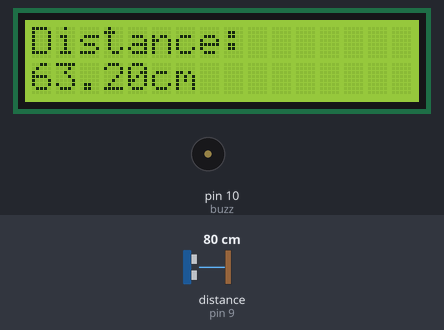
Simulated run of this sketch. Board: Arduino Uno, built with avr-gcc and run on an emulated ATmega328P. Parts: 16×2 character LCD, buzzer (waves = sounding). Wiring (inferred from the names in the program): ultrasonic range finder: trigger pin 8; echo pin 9. The inputs (shaded band) are chosen by the test bench; at power-on: distance to the obstacle (sensor on pin 9) 80 cm. The echo pulse lasts 58.3 µs per cm.

Above: at 1.2 s.
1.3 s: distance to the obstacle (sensor on pin 9) set to 2 cm
At 1.93 s:
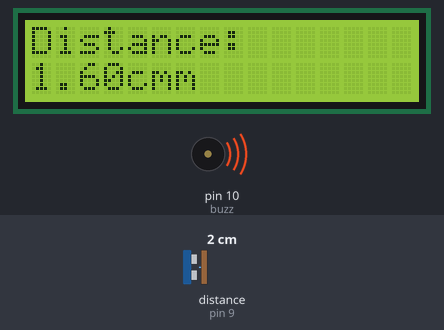
3.4 s: distance to the obstacle (sensor on pin 9) set to 35 cm
At 4.36 s:
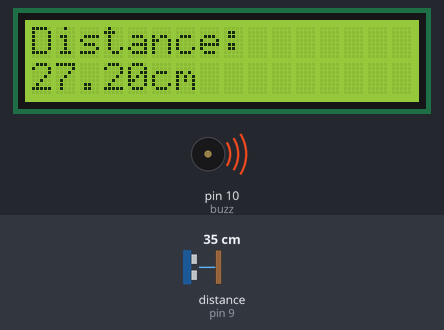
5.8 s: distance to the obstacle (sensor on pin 9) set to 18 cm
At 6.17 s:
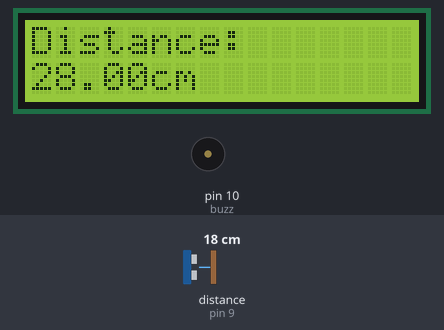
Timing chart, 0 to 13.8 s (numbered marks = the images above; inputs shaded):
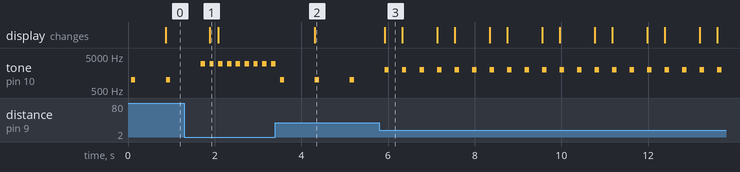

Measured:
- after the input at 1.3 s, tone on pin 10 (buzz): alternates 3000 Hz for 0.10 s and silent for 0.10 s, starting after 0.38 s; the display: changes after 0.58 s (image 1)
- after the input at 3.4 s, the display: changes after 0.91 s (image 2)
- after the input at 5.8 s, tone on pin 10 (buzz): alternates 2000 Hz for 0.10 s and silent for 0.30 s, starting after 0.12 s
- by itself, tone on pin 10 (buzz): alternates 1000 Hz for 0.10 s and silent for 0.71 s
- what the display in image 3 shows lasts 0.4 s, from 5.9 s to 6.3 s

The sketch:

HC_SR04.ino
```cpp
#include <LiquidCrystal.h>
#define trig 8
#define echo 9
int buzz=10;
LiquidCrystal lcd(12, 11, 5, 4, 3, 2);

void setup() {
  lcd.begin(16, 2);
  lcd.print("Distance:");
  pinMode (trig, OUTPUT);
  pinMode (echo, INPUT);
  pinMode (buzz, OUTPUT);
  digitalWrite(buzz, LOW);
}
void loop(){
  int czas, dist;
  digitalWrite(trig, HIGH);
  delayMicroseconds(1000);
  digitalWrite(trig, LOW);
  czas = pulseIn(echo, HIGH);
  dist = (czas/2) /29.1;
  lcd.setCursor(0, 1);

  if (dist<=10) {
    tone(buzz, 3000, 100);
    delay(200);
    lcd.print(dist/1.25);
    lcd.print("cm");}
  else if (dist <=20 && dist >10) {
    tone(buzz, 2000, 100);
    delay(400);
    lcd.print(dist/1.25);
    lcd.print("cm");}
  else if (dist>20){
    tone(buzz, 1000, 100);
    delay(800);
    lcd.print(dist/1.25);
    lcd.print("cm");}
}
```
